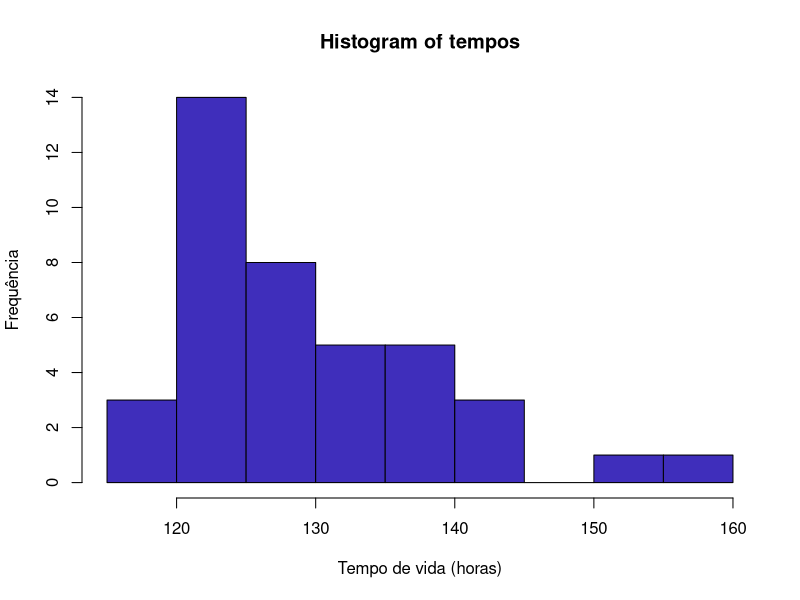
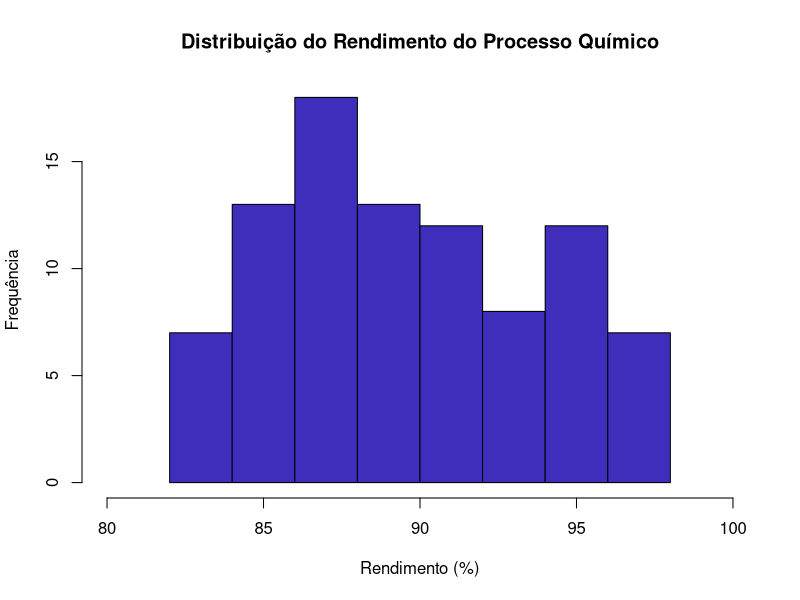
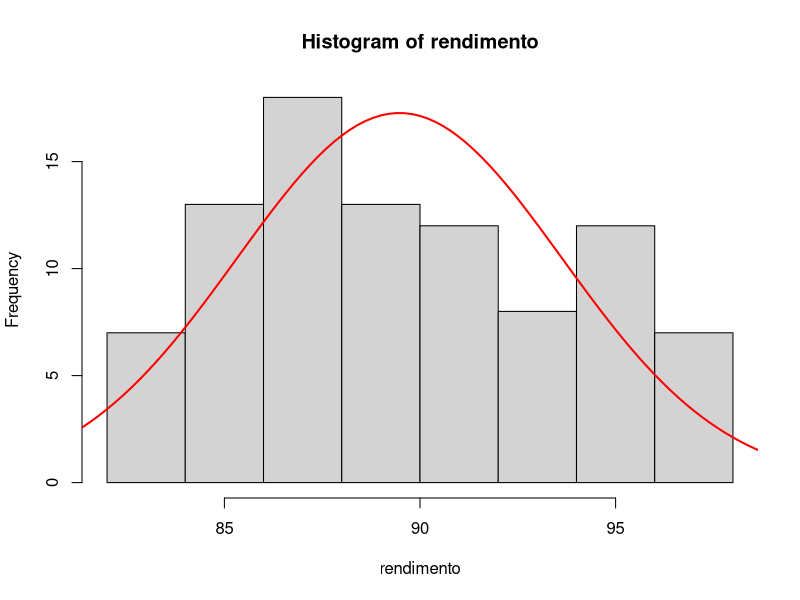

These figures' R source, in order:
## ---- chunk 1
tempos <- c(127, 125, 131, 124, 129, 121, 142, 151, 160, 125,
            124, 123, 120, 119, 128, 133, 137, 124, 142, 123,
            121, 136, 140, 137, 125, 124, 128, 129, 130, 122,
            118, 131, 125, 133, 141, 125, 140, 132, 129, 126)
hist(tempos, 
     xlab = "Tempo de vida (horas)",
     ylab = "Frequência",
     col = "#3f2ebb")
## ---- chunk 2
rendimento <- c(94.1, 87.3, 94.1, 92.4, 84.6, 85.4, 93.2, 84.1, 92.1, 90.6,
                83.6, 86.6, 90.6, 90.1, 96.4, 89.1, 85.4, 91.7, 91.4, 95.2,
                88.2, 88.8, 89.7, 87.5, 88.2, 86.1, 86.4, 86.4, 87.6, 84.2,
                86.1, 94.3, 85.0, 85.1, 85.1, 85.1, 95.1, 93.2, 84.9, 84.0,
                89.6, 90.5, 90.0, 86.7, 87.3, 93.7, 90.0, 95.6, 92.4, 83.0,
                89.6, 87.7, 90.1, 88.3, 87.3, 95.3, 90.3, 90.6, 94.3, 84.1,
                86.6, 94.1, 93.1, 89.4, 97.3, 83.7, 91.2, 97.8, 94.6, 88.6,
                96.8, 82.9, 86.1, 93.1, 96.3, 84.1, 94.4, 87.3, 90.4, 86.4,
                94.7, 82.6, 96.1, 86.4, 89.1, 87.6, 91.1, 83.1, 98.0, 84.5)
hist(rendimento,
     breaks = 10,  # Número de intervalos
     main = "Distribuição do Rendimento do Processo Químico",
     xlab = "Rendimento (%)",
     ylab = "Frequência",
     col = "#3f2ebb",
     border = "black",
     xlim = c(80, 100))

curve(dnorm(x, mean = mean(rendimento), sd = sd(rendimento)) * length(rendimento) * diff(hist(rendimento)$breaks)[1],add = TRUE, col = "red", lwd = 2)
